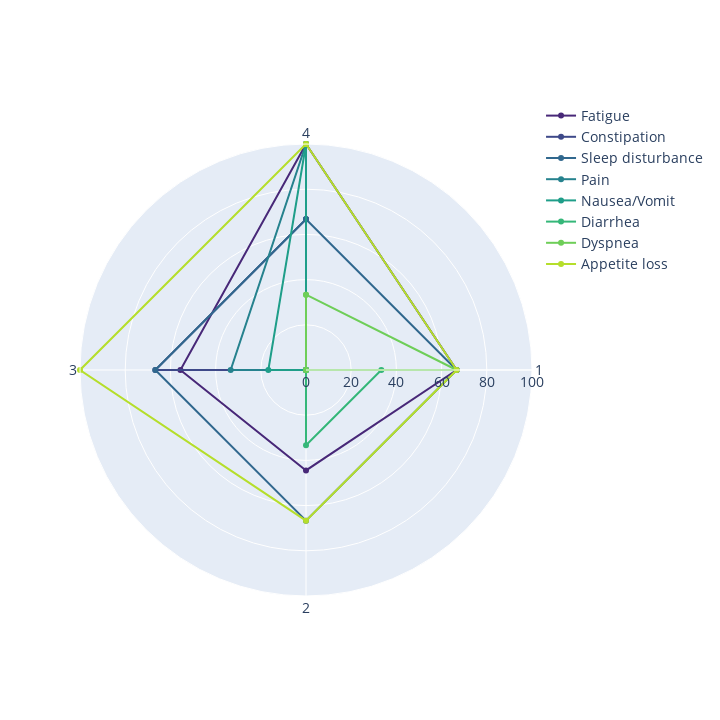

Source (notebook cell):
### Code cell
import plotly.graph_objects as go

#extract color palette, the palette name can be changed
pal = list(sns.color_palette(palette='viridis', n_colors=8).as_hex()) #n_colors is number of variables

waves = list(reversed([str(i) for i in list(range(1,5))])) + ['4']
list_PM = [[list(clusterC[clusterC['variable']==i]['value'])[int(n)-1] for n in waves] for i in list_variables]

fig = go.Figure()
for pm,d,c in zip(list_PM, list_variables, pal):
    fig.add_trace(go.Scatterpolar(r = pm, theta=waves, fill= None,
                                  name=str(d), marker = dict(color = c)))

fig.update_layout(polar = dict(radialaxis = dict(visible = True, range=[0, 100]),
                               angularaxis = dict(rotation=90)),
                  showlegend=True, width=720, height=720,
                  font = dict(size=14))

fig.show()

### Figure 1 — Plotly figure (JSON) as saved in the notebook; plotly's stock layout.template omitted (floating-point values rounded to 4 significant figures)
{"data": [{"marker": {"color": "#482878"}, "name": "Fatigue", "r": [100, 55.56, 44.44, 66.67, 100], "theta": ["4", "3", "2", "1", "4"], "type": "scatterpolar"}, {"marker": {"color": "#3e4989"}, "name": "Constipation", "r": [66.67, 66.67, 0, 0, 66.67], "theta": ["4", "3", "2", "1", "4"], "type": "scatterpolar"}, {"marker": {"color": "#31688e"}, "name": "Sleep disturbance", "r": [66.67, 66.67, 66.67, 66.67, 66.67], "theta": ["4", "3", "2", "1", "4"], "type": "scatterpolar"}, {"marker": {"color": "#26828e"}, "name": "Pain", "r": [100, 33.33, 0, 0, 100], "theta": ["4", "3", "2", "1", "4"], "type": "scatterpolar"}, {"marker": {"color": "#1f9e89"}, "name": "Nausea/Vomit", "r": [100, 16.67, 0, 0, 100], "theta": ["4", "3", "2", "1", "4"], "type": "scatterpolar"}, {"marker": {"color": "#35b779"}, "name": "Diarrhea", "r": [0, 0, 33.33, 33.33, 0], "theta": ["4", "3", "2", "1", "4"], "type": "scatterpolar"}, {"marker": {"color": "#6ece58"}, "name": "Dyspnea", "r": [33.33, 0, 0, 66.67, 33.33], "theta": ["4", "3", "2", "1", "4"], "type": "scatterpolar"}, {"marker": {"color": "#b5de2b"}, "name": "Appetite loss", "r": [100, 100, 66.67, 66.67, 100], "theta": ["4", "3", "2", "1", "4"], "type": "scatterpolar"}], "layout": {"font": {"size": 14}, "height": 720, "polar": {"angularaxis": {"rotation": 90}, "radialaxis": {"range": [0, 100], "visible": true}}, "showlegend": true, "width": 720}}
